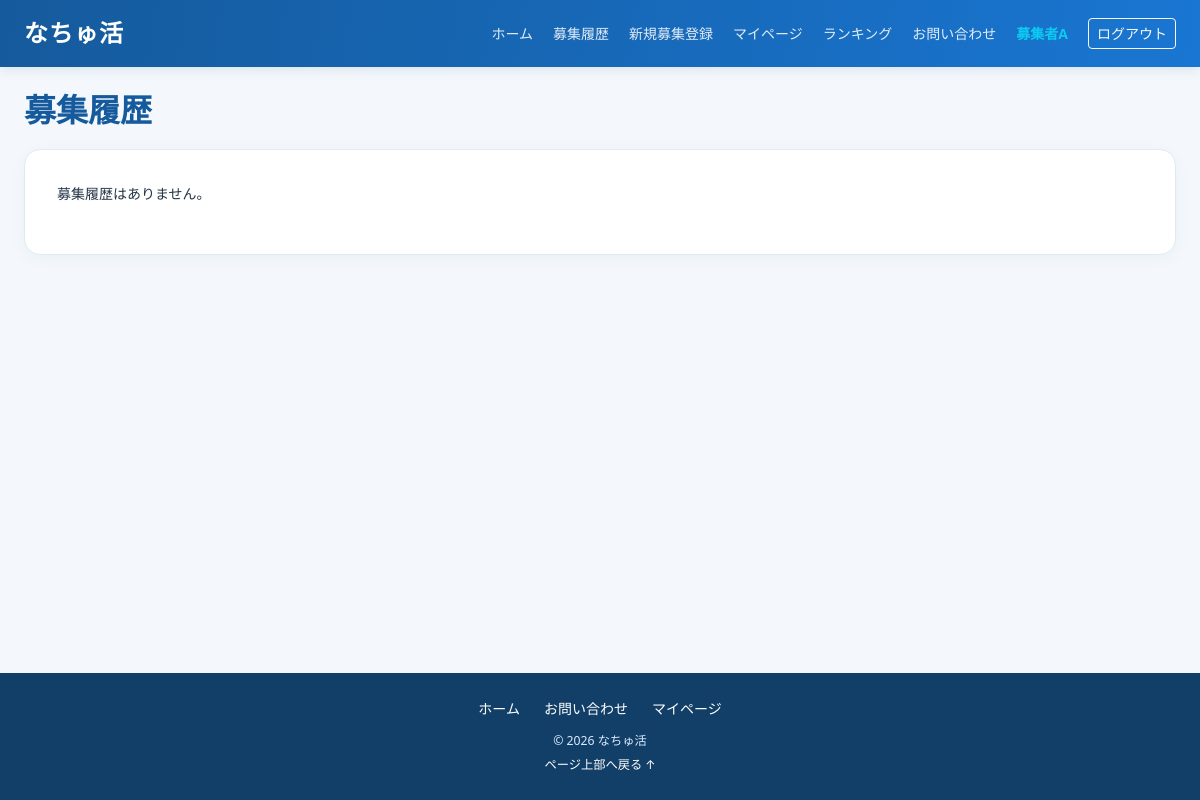
The page /recruitment_history (signed in) on the database as committed earlier.
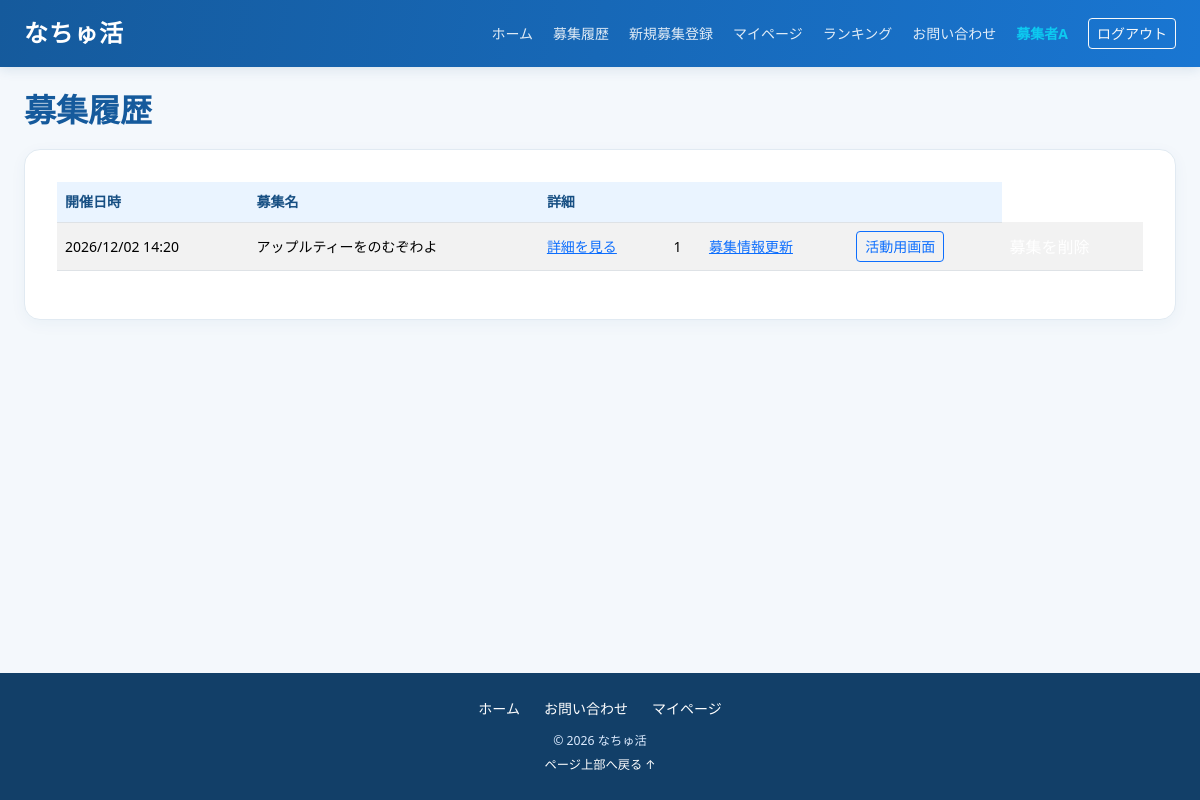
The same page on the database as committed later.
### apps/crud/models.py (models this page shows, shortened)
class User(db.Model, UserMixin):
    __tablename__ = "users"
    id = db.Column(db.Integer, primary_key=True)
    username = db.Column(db.String, nullable=False)
    nickname = db.Column(db.String, nullable=False)
    age = db.Column(db.Integer, nullable=False)
    email = db.Column(db.String, nullable=False)
    password_hash = db.Column(db.String, nullable=False)
    phone_number = db.Column(db.String(11), nullable=False)
    role = db.Column(db.Integer, nullable=False)
    is_approved = db.Column(db.Boolean,nullable=False,default=True,server_default="1")
    create_at = db.Column(db.DateTime, nullable=False, default=datetime.now)
    update_at = db.Column(db.DateTime, nullable=False, default=datetime.now, onupdate=datetime.now)
    title_id = db.Column(db.Integer,db.ForeignKey("titles.id"))  # FK
    tanks_point = db.Column(db.Integer, nullable=False, default=0)
    ranking_id = db.Column(db.Integer)
    group_name = db.Column(db.String, nullable=False)
    representative_name = db.Column(db.String, nullable=False)
    contact_email = db.Column(db.String, nullable=False)
    group_type = db.Column(db.String, nullable=False)
    title = db.relationship("Title", lazy="joined")
    @property
    def usertitle(self):
        return self.title.title_name if self.title else ""
    recruitments = db.relationship("Recruitment", back_populates="user", cascade="all, delete-orphan")
    likes = db.relationship("Like", back_populates="user", cascade="all, delete-orphan")
    search_histories = db.relationship("SearchHistory", back_populates="user", cascade="all, delete-orphan")
    participation_histories = db.relationship("ParticipationHistory", back_populates="user", cascade="all, delete-orphan")
    recruitment_histories = db.relationship("RecruitmentHistory", back_populates="user", cascade="all, delete-orphan")
    view_histories = db.relationship("ViewHistory", back_populates="user", cascade="all, delete-orphan")
    active_messages = db.relationship("ActiveMessage", back_populates="user", cascade="all, delete-orphan")
    @property
    def password(self):
        raise AttributeError("読み取り不可")

### apps/natyukatu/models.py (models this page shows)
class RecruitmentHistory(db.Model):
    __tablename__ = "recruitment_histories"
    id = db.Column(db.Integer, primary_key=True)
    user_id = db.Column(db.Integer, db.ForeignKey("users.id"), nullable=False)
    recruitment_id = db.Column(db.Integer, db.ForeignKey("recruitments.id"), nullable=False)
    status_id = db.Column(db.Integer, db.ForeignKey("status.id"), nullable=False)
    added_at = db.Column(db.DateTime, nullable=False, default=datetime.now, onupdate=datetime.now)
    user = db.relationship("User", back_populates="recruitment_histories")
    recruitment = db.relationship("Recruitment", back_populates="recruitment_histories")
    status = db.relationship("Status", back_populates="recruitment_histories")

class Recruitment(db.Model):
    __tablename__ = "recruitments"
    id = db.Column(db.Integer, primary_key=True)
    user_id = db.Column(db.Integer, db.ForeignKey("users.id"), nullable=False)
    title = db.Column(db.String, nullable=False)
    description = db.Column(db.String, nullable=False)
    location_prefecture = db.Column(db.String, nullable=False)
    location_city = db.Column(db.String, nullable=False)
    location_detail = db.Column(db.String, nullable=False)
    start_at = db.Column(db.DateTime, nullable=False)
    end_at = db.Column(db.DateTime, nullable=False)
    application_start_at = db.Column(db.DateTime, nullable=False)
    application_end_at = db.Column(db.DateTime, nullable=False)
    capacity = db.Column(db.Integer, nullable=False)
    eligibility = db.Column(db.String, nullable=False)
    required_items = db.Column(db.String, nullable=False)
    status = db.Column(db.String, nullable=False)
    created_at = db.Column(db.DateTime, nullable=False, default=datetime.now)
    updated_at = db.Column(db.DateTime, default=datetime.now, onupdate=datetime.now)
    photo = db.Column(db.LargeBinary, nullable=True)
    photo_mimetype = db.Column(db.String(50), nullable=True)
    video = db.Column(db.LargeBinary, nullable=True)
    video_mimetype = db.Column(db.String(50), nullable=True)
    user = db.relationship("User", back_populates="recruitments")
    likes = db.relationship("Like", back_populates="recruitment", cascade="all, delete-orphan")
    view_histories = db.relationship("ViewHistory", back_populates="recruitment", cascade="all, delete-orphan")
    tags = db.relationship("Tag", back_populates="recruitment", cascade="all, delete-orphan")
    search_histories = db.relationship("SearchHistory", back_populates="recruitment", cascade="all, delete-orphan")
    participation_histories = db.relationship("ParticipationHistory", back_populates="recruitment", cascade="all, delete-orphan")
    recruitment_histories = db.relationship("RecruitmentHistory", back_populates="recruitment", cascade="all, delete-orphan")
    images = db.relationship(
        "RecruitmentImage",
        back_populates="recruitment",
        cascade="all, delete-orphan",
        order_by="RecruitmentImage.display_order"
    )
    active_messages = db.relationship("ActiveMessage", back_populates="recruitment", cascade="all, delete-orphan")

### apps/natyukatu/views.py (the view)
@dt.route("/recruitment_history")
@login_required
def recruitment_history():
    histories = RecruitmentHistory.query.filter_by(
        user_id=get_user_id()
    ).all()
    return render_template(
        "natyukatu/recruitment_history.html",
        histories=histories,
    )

### apps/crud/models.py (called while the page is built)
@login_manager.user_loader
def load_user(user_id):
    return User.query.get(user_id)

### apps/natyukatu/views.py (called while the page is built)
def get_user_id():
    if current_user.is_authenticated:
        return getattr(current_user, 'user_id', getattr(current_user, 'id', None))
    return None

@dt.app_context_processor
def inject_unread_notifications():
    user_id = get_user_id()
    if not user_id:
        return {"has_unread_messages": False, "unread_recruitment_ids": set()}
    unread_ids = get_unread_recruitment_ids(user_id)
    return {
        "has_unread_messages": len(unread_ids) > 0,
        "unread_recruitment_ids": unread_ids,
    }

@dt.before_request
def auto_update_statuses():
    now = datetime.now()
    updated = False
    expired_recruitments = Recruitment.query.filter(
        Recruitment.application_end_at <= now,
        Recruitment.status == 1,
    ).all()
    for rec in expired_recruitments:
        rec.status = 2
        updated = True
    expired_histories = (
        ParticipationHistory.query.join(Recruitment)
        .filter(
            Recruitment.end_at <= now,
            ParticipationHistory.status_id == 4,
        )
        .all()
    )
    for hist in expired_histories:
        hist.status_id = 6
        updated = True
    if updated:
        try:
            db.session.commit()
        except SQLAlchemyError:
            db.session.rollback()

### apps/natyukatu/templates/natyukatu/recruitment_history.html (shortened to what this page needs)
{% extends "natyukatu/base.html" %}
{% block content %}
<section class="page-heading">
  <h1 class="page-title">募集履歴</h1>
</section>
<section class="history-card" aria-label="募集履歴一覧">
  {% if histories %}
  <div class="table-wrap">
    <table>
      <thead>
        <tr>
          <th scope="col">開催日時</th>
          <th scope="col">募集名</th>
          <th scope="col">詳細</th>
          <th scope="col"></th>
          <th scope="col"></th>
          <th scope="col"></th>
        </tr>
      </thead>
      <tbody>
        {% for history in histories %}
        <tr>
          <td>
            {{ history.recruitment.start_at.strftime("%Y/%m/%d %H:%M") }}
          </td>
          <td>{{ history.recruitment.title }}</td>
          <td>
            <a
              class="detail-link"
              href="{{ url_for(
                'natyukatu.recruitment_detail',
                recruitment_id=history.recruitment_id
              ) }}"
            >
              詳細を見る
            </a>
          </td>
          <td>{{ history.recruitment.status }}</td>
          <td>
            <div class="row-actions">
              <a
                class="action-link"
                href="{{ url_for(
                  'natyukatu.recruitment_update',
                  recruitment_id=history.recruitment_id
                ) }}"
              >
                募集情報更新
              </a>
            </div>
          </td>
          <td>
            <div class="d-inline-flex align-items-center gap-2">
              <a class="btn btn-sm btn-outline-primary" href="{{ url_for('natyukatu.for_active', recruitment_id=history.recruitment_id) }}">活動用画面</a>
            </div>
          </td>
          <td>
            <div>
              <form action="{{ url_for('natyukatu.recruitment_delete', recruitment_id=history.recruitment_id) }}" method="post" style="display: inline;">
                <button type="submit" class="action-link" style="background: none; border: none; cursor: pointer; padding: 0;">
                </button>
              </form>
            </div>
          </td>
        </tr>
        {% endfor %}
      </tbody>
    </table>
  </div>
  {% else %}
  <p>募集履歴はありません。</p>
  {% endif %}
</section>
{% endblock %}

### apps/natyukatu/templates/natyukatu/base.html (shortened to what this page needs)
<!DOCTYPE html>
<html lang="ja">
<head>
  <link href="https://cdn.jsdelivr.net/npm/bootstrap@5.3.8/dist/css/bootstrap.min.css" rel="stylesheet">
  <link rel="stylesheet" href="{{ url_for('static', filename='css/natyukatu_base.css') }}">
</head>
<body class="d-flex flex-column min-vh-100">
<nav class="navbar navbar-expand-xl navbar-dark site-navbar sticky-top">
  <div class="container-fluid container-xxl px-3 px-lg-4">
    <a class="navbar-brand fw-bold fs-4" href="{{ url_for('natyukatu.top') }}">なちゅ活</a>
    <div class="collapse navbar-collapse" id="siteMenu">
      <ul class="navbar-nav ms-auto align-items-xl-center gap-xl-1 py-2 py-xl-0">
        <li class="nav-item"><a class="nav-link" href="{{ url_for('natyukatu.top') }}">ホーム</a></li>
        {% if current_user.is_authenticated %}
          {% if current_user.role == 3 %}
            <li class="nav-item"><a class="nav-link" href="{{ url_for('natyukatu.participation_history') }}">参加履歴
              {% if has_unread_messages %}
                <span class="badge rounded-pill text-bg-danger">新着</span>
              {% endif %}
            </a></li>
          {% elif current_user.role == 2 %}
            <li class="nav-item"><a class="nav-link" href="{{ url_for('natyukatu.recruitment_history') }}">募集履歴
            </a></li>
            {% if current_user.is_approved %}
              <li class="nav-item"><a class="nav-link" href="{{ url_for('natyukatu.recruitment_register') }}">新規募集登録</a></li>
            {% endif %}
          {% elif current_user.role == 1 %}
            <li class="nav-item"><a class="nav-link" href="{{ url_for('natyukatu.admin') }}">管理画面</a></li>
          {% endif %}
          <li class="nav-item"><a class="nav-link" href="{{ url_for('natyukatu.userDetail') }}">マイページ</a></li>
        {% else %}
          <li class="nav-item"><a class="nav-link" href="{{ url_for('auth.signup') }}">新規登録</a></li>
          <li class="nav-item"><a class="nav-link" href="{{ url_for('auth.login') }}">ログイン</a></li>
        {% endif %}
        <li class="nav-item"><a class="nav-link" href="{{ url_for('natyukatu.ranking') }}">ランキング</a></li>
        <li class="nav-item"><a class="nav-link" href="{{ url_for('natyukatu.contact') }}">お問い合わせ</a></li>
        {% if current_user.is_authenticated %}
          <li class="nav-item"><span class="nav-link text-info fw-semibold">{{ current_user.username }}</span></li>
          <li class="nav-item"><a class="btn btn-outline-light btn-sm ms-xl-2 mt-2 mt-xl-0" href="{{ url_for('auth.logout') }}">ログアウト</a></li>
        {% endif %}
      </ul>
    </div>
  </div>
</nav>
<main class="container-fluid container-xxl flex-grow-1 py-4 px-3 px-md-4">
  {% block content %}{% endblock %}
</main>
<footer class="site-footer mt-auto py-4">
  <div class="container text-center">
    <div class="d-flex flex-wrap justify-content-center gap-3 mb-2">
      <a href="{{ url_for('natyukatu.top') }}">ホーム</a>
      <a href="{{ url_for('natyukatu.contact') }}">お問い合わせ</a>
      {% if current_user.is_authenticated %}<a href="{{ url_for('natyukatu.userDetail') }}">マイページ</a>{% endif %}
    </div>
    <small>© 2026 なちゅ活</small>
    <div><a class="small" href="#">ページ上部へ戻る ↑</a></div>
  </div>
</footer>
</body>
</html>

### apps/static/css/natyukatu_base.css (style rules this page uses)
:root { --brand:#1976d2;--brand-dark:#155a9c;--brand-soft:#eaf4ff;--ink:#243447;--muted:#64748b }
* { box-sizing:border-box }
body { background:#f4f8fc;color:var(--ink);font-size:clamp(14px,1.1vw,16px);line-height:1.7 }
a { overflow-wrap:anywhere }
.site-navbar { background:linear-gradient(100deg,#155a9c,#1976d2);box-shadow:0 2px 12px #164b7a22 }
.navbar-brand { letter-spacing:.04em }
.navbar .nav-link { color:#ffffffde }
main { width:100%;max-width:1440px }
.site-footer { background:#123f68;color:#dbeafe }
.site-footer a { color:#fff;text-decoration:none;margin:0 .25rem }
.section-title,.page-heading h1,.page-title { color:var(--brand-dark);font-weight:700 }
.page-heading,.title-row { margin-bottom:1.25rem }
.card,.form-panel,.form-card,.profile-card,.history-card,.detail-card,.confirm-card,.complete-card,.complete-panel,.content-section,.withdrawal-card { border-radius:1rem }
.form-panel,.form-card,.profile-card,.history-card,.detail-card,.confirm-card,.complete-card,.complete-panel,.content-section,.withdrawal-card { background:#fff;padding:clamp(1rem,3vw,2rem);border:1px solid #e1eaf2;box-shadow:0 .25rem 1rem #1d4f7a0c;margin-bottom:1.25rem }
.btn-primary,.primary-button,.submit-button { background:var(--brand);border-color:var(--brand) }
table { min-width:560px }
th { white-space:nowrap;background:#eaf4ff!important;color:#174f83!important }
td { vertical-align:middle }
.page-heading h1 { font-size:clamp(1.45rem,3vw,2rem) }
ul { padding-left:1.25rem }

Rows that differ between the two databases and show on the page:
added RecruitmentHistory: recruitment.start_at "2026/12/02 14:20", recruitment "アップルティーをのむぞわよ", recruitment.status "1"
Other text that changed with them:
text no longer shown: "募集履歴はありません。"
text now shown: "開催日時 募集名 詳細"
